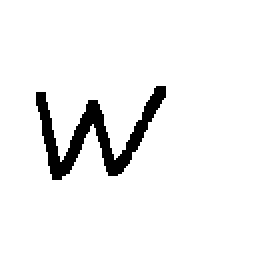
#> input picture unity_project/Assets/rec_letter.png, 128 x 128 px (shown 2 times larger); its folder holds only this picture in this run
$ python -i image_to_eminst.py   (imports and definitions only)   (older library calls are emulated)
#> lines starting #> are read from the running program, lines starting #| are printed output that depends on the picture; after the words box and inside, x2 and y2 are one past the last pixel; in counts of white or black regions, pixels touching at a corner belong together
### MLData/load_letter_data.py
from PIL import Image
import numpy as np
import os


def two_to_one_vec_array(img_array, normalize=True):
    one_vec_arr = np.zeros(img_array.size)
    for i in range(0, 28):
        for j in range(0, 28):
            one_vec_arr[i * 28 + j] = img_array[i][j]
            if normalize:
                one_vec_arr[i * 28 + j] = one_vec_arr[i * 28 + j] / 255.0
    return one_vec_arr


# [70 lines left out: functions _change_one_hot_label, not_change_one_hot_label, load_one_pict, load_nist, not called in this run]

### MLData/image_to_eminst.py
import cv2
import numpy as np
from load_letter_data import two_to_one_vec_array
import os


def corp_margin(img):
    img2 = img.sum(axis=2)
    (row, col) = img2.shape
    row_top = 0
    row_down = 0
    col_top = 0
    col_down = 0
    for r in range(0, row):
        if img2.sum(axis=1)[r] < 765 * col:
            row_top = r
            break

    for r in range(row - 1, 0, -1):
        if img2.sum(axis=1)[r] < 765 * col:
            row_down = r
            break

    for c in range(0, col):
        if img2.sum(axis=0)[c] < 765 * row:
            col_top = c
            break

    for c in range(col - 1, 0, -1):
        if img2.sum(axis=0)[c] < 765 * row:
            col_down = c
            break

    r = row_down - row_top
    c = col_down - col_top
    if r > c:
        half = (r - c) // 2
        col_down += half
        col_top -= r - c - half
    else:
        half = (c - r) // 2
        row_down += half
        row_top -= c - r - half

    new_img = img[row_top:row_down + 1, col_top:col_down + 1, 0:3]
    return new_img


# [19 lines of commented-out code are left out]

def img_standardization(img):
#> called with img = '../unity_project/Assets/rec_letter.png'
    T = np.zeros((1, 784))
    source_img = cv2.imread(img)
#> source_img is the input picture: shape (128, 128, 3); 94.3% white; 1 black region, box (x1, y1, x2, y2) and area: (18, 43, 83, 90) 927
    blur_img = cv2.GaussianBlur(source_img, (3, 3), 1)
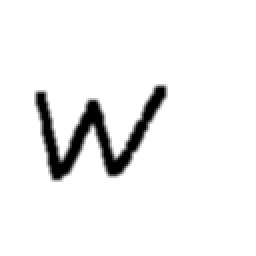
#> blur_img: shape (128, 128, 3) (shown 2 times larger); min 0, max 255, mean 240.6
    # c v2.imshow('src', blur_img)
    corp_img = corp_margin(blur_img)
#> in corp_margin, `img2 = img.sum(axis=2)`:
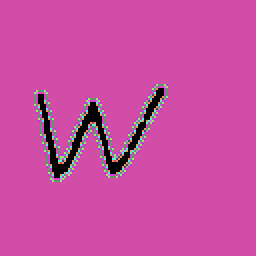
#> img2: shape (128, 128) uint64 (shown 2 times larger); 17 distinct labels, from 0 to 765; one colour per label, 0 black
#> in corp_margin, `new_img = img[row_top:row_down + 1, col_top:col_down + 1, 0:3]`:
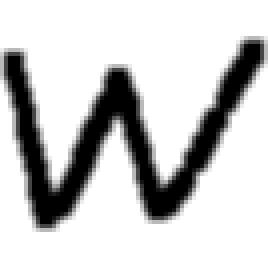
#> new_img: shape (67, 67, 3) (shown 4 times larger); min 0, max 255, mean 202.3
    # cv2.imshow('corp', corp_img)
    r_down_img = cv2.resize(corp_img, dsize=(28, 28))
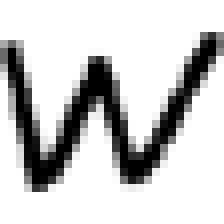
#> r_down_img: shape (28, 28, 3) (shown 8 times larger); min 0, max 255, mean 202.4
    # cv2.imshow('resize', r_down_img)
    gray_img = cv2.cvtColor(r_down_img, cv2.COLOR_BGR2GRAY)
    dst = np.zeros((28, 28, 1), np.uint8)
    for i in range(0, 28):
        for j in range(0, 28):
            grayPixel = gray_img[i, j]
            dst[i, j] = 255 - grayPixel
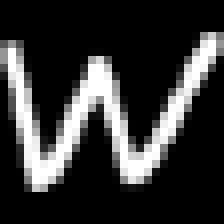
#> dst: shape (28, 28, 1) (shown 8 times larger); min 0, max 255, mean 52.6
    T[0] = two_to_one_vec_array(dst)
#> after the loop in two_to_one_vec_array, `for i in range(0, 28):`: one_vec_arr = 784 values, max 1 at index 166, min 0 at index 0, mean 0.206
    T = T.reshape(-1, 1, 28, 28)
    return T

>>> result = img_standardization('../unity_project/Assets/rec_letter.png')
